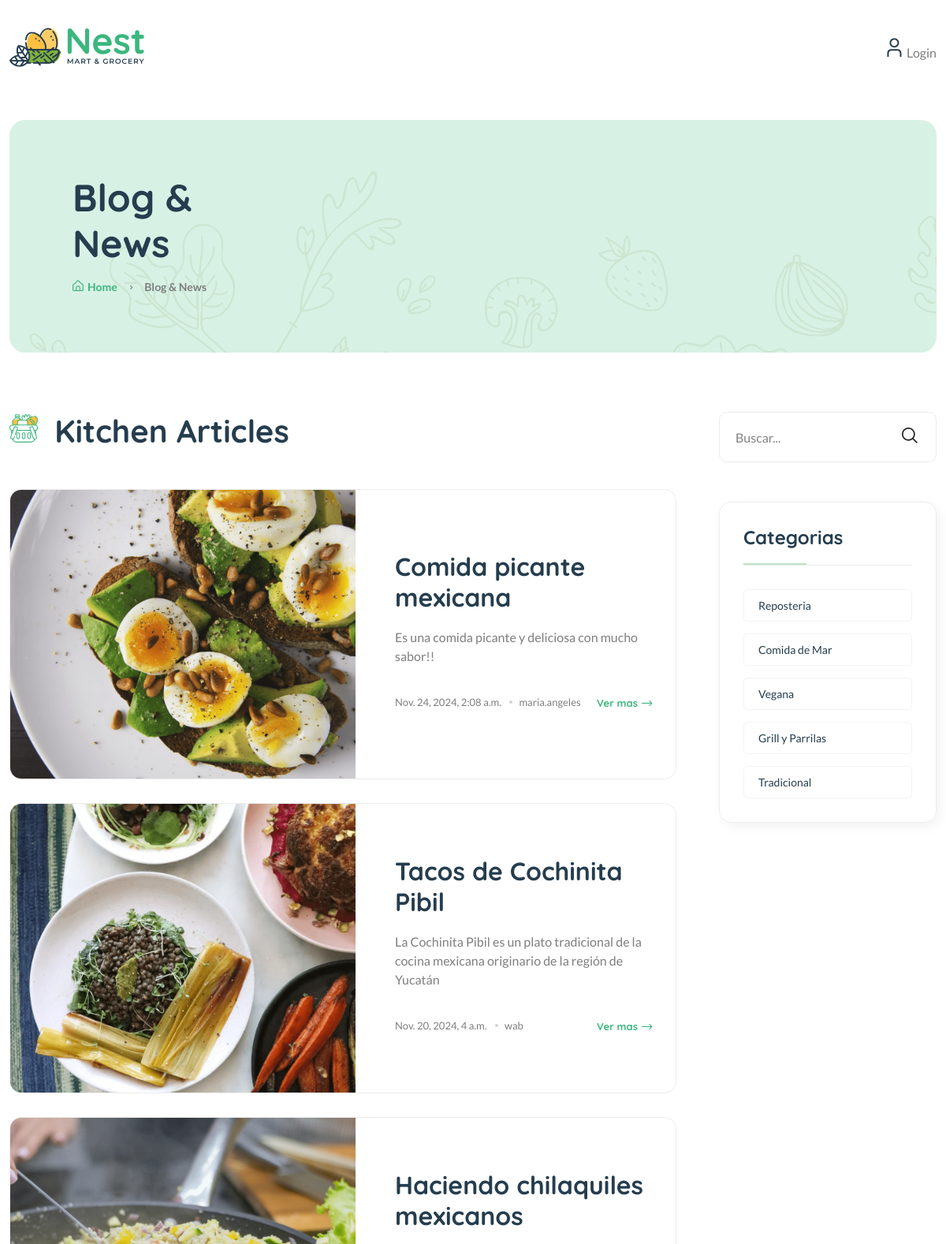
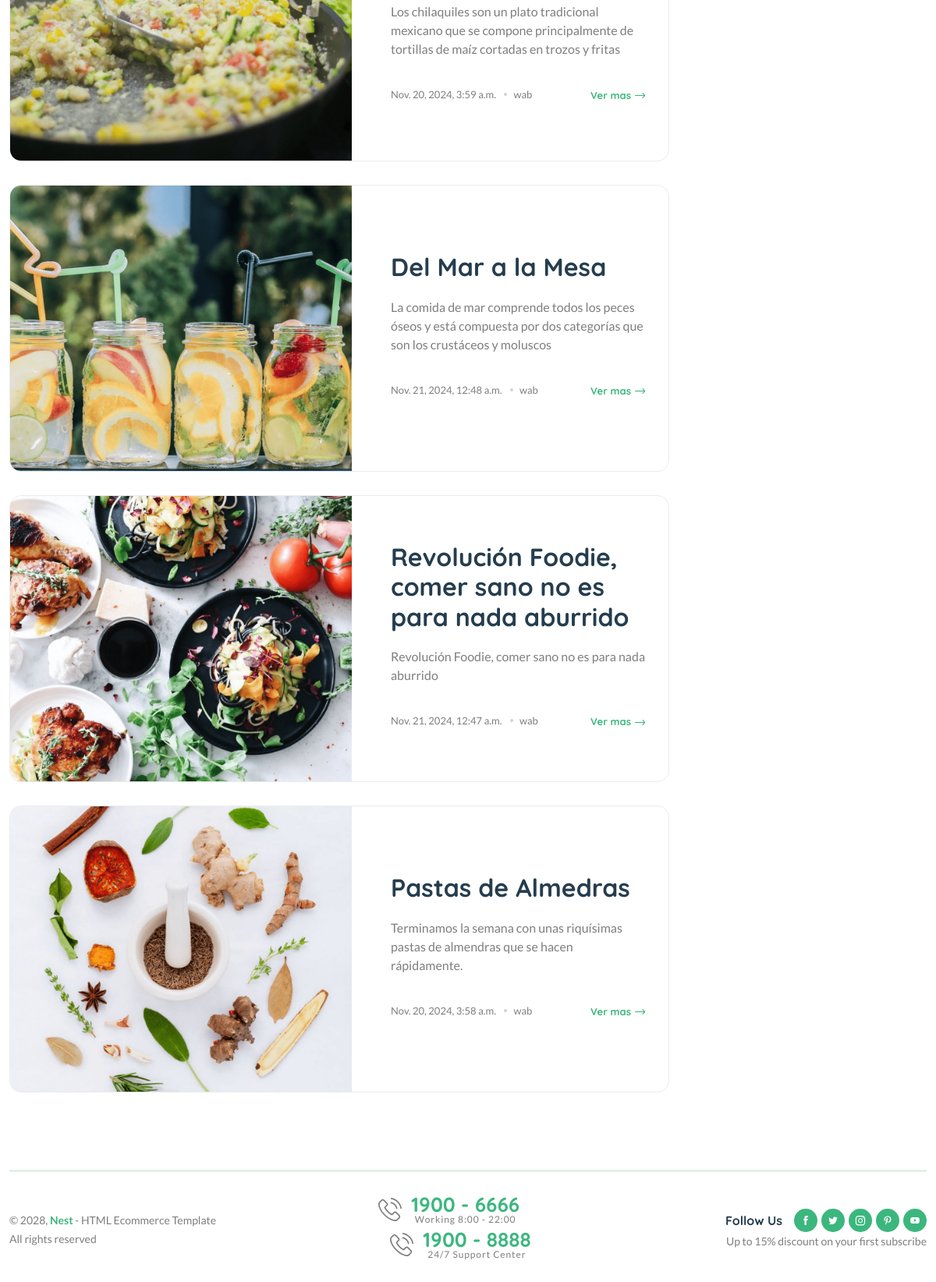
The page / on the database its author committed (2 pictures, top to bottom).
### blogs/models.py (models this page shows, shortened)
class Blog(models.Model):
    title = models.CharField(max_length=100)
    slug = models.SlugField(max_length=150, unique=True, blank=True)
    category = models.ForeignKey(Category, on_delete=models.CASCADE)
    author = models.ForeignKey(User, on_delete=models.CASCADE)
    featured_image = models.ImageField(upload_to='uploads/%Y/%m/%d')
    short_description = models.TextField(max_length=500)
    blog_body = models.TextField(max_length=2000)
    status = models.TextField(max_length=20, choices=STATUS_CHOICES, default="Draft")
    is_featured = models.BooleanField(default=False)
    created_at = models.DateTimeField(auto_now_add=True)
    updated_at = models.DateTimeField(auto_now=True)

class Category(models.Model):
    category_name = models.CharField(max_length=50,unique=True)
    created_at = models.DateTimeField(auto_now_add=True)
    updated_at = models.DateTimeField(auto_now=True)
    class Meta:
        verbose_name_plural = 'categories'

### blog_enterprise/views.py (the view)
# urls.py: 2. Add a URL to urlpatterns:  path('', views.home, name='home')
def home(request):
    posts = Blog.objects.filter(is_featured=True).order_by('-updated_at')
    context = {
        'featured_post': posts
    }
    return render(request, 'home.html', context)

### blogs/context_processors.py (called while the page is built)
def get_categories(reques):
    categories = Category.objects.all()
    return dict(categories=categories)

### templates/home.html (shortened to what this page needs)
{% extends 'base.html' %}
{% load static  %}
{% block content %}
    <main class="main">
        <div class="page-header mt-30 mb-75">
            <div class="container">
                <div class="archive-header">
                    <div class="row align-items-center">
                        <div class="col-xl-3">
                            <h1 class="mb-15">Blog & News</h1>
                            <div class="breadcrumb">
                                <a href="{% url 'home' %}" rel="nofollow"><i class="fi-rs-home mr-5"></i>Home</a>
                                <span></span> Blog & News
                            </div>
                        </div>
                    </div>
                </div>
            </div>
        </div>
        <div class="page-content mb-50">
            <div class="container">
                <div class="row">
                    <div class="col-lg-9">
                        <div class="shop-product-fillter mb-50 pr-30">
                            <div class="totall-product">
                                <h2>
                                    <img class="w-36px mr-10" src="{% static 'assets/imgs/theme/icons/category-1.svg' %}" alt="" />
                                    Kitchen Articles
                                </h2>
                            </div>
                        </div>
                        <div class="loop-grid loop-list pr-30 mb-50">
                            {% for post in featured_post %}
                            <article class="wow fadeIn animated hover-up mb-30 animated">
                                <div class="post-thumb" style="background-image: url({{ post.featured_image.url }})"></div>
                                <div class="entry-content-2 pl-50">
                                    <h3 class="post-title mb-20">
                                        <a href="{% url 'blogs' post.slug %}">{{ post.title}}</a>
                                    </h3>
                                    <p class="post-exerpt mb-40">{{ post.short_description }}</p>
                                    <div class="entry-meta meta-1 font-xs color-grey mt-10 pb-10">
                                        <div>
                                            <span class="post-on">{{ post.created_at}}</span>
                                            <span class="hit-count has-dot">{{ post.author }}</span>
                                        </div>
                                        <a href="{% url 'blogs' post.slug %}"
                                        class="text-brand font-heading font-weight-bold">
                                        Ver mas <i class="fi-rs-arrow-right"></i></a>
                                    </div>
                                </div>
                            </article>
                            {% endfor %}
                        </div>
                    </div>
                    <div class="col-lg-3 primary-sidebar sticky-sidebar">
                        <div class="widget-area">
                            {% include 'includes/blog_search.html' %}
                            {% include "includes/category_list.html" %}
                        </div>
                    </div>
                </div>
            </div>
        </div>
    </main>
{% endblock %}

### templates/base.html (shortened to what this page needs)
{% load static %}
<!DOCTYPE html>
<html class="no-js" lang="en">
<head>
    <link rel="stylesheet" href="{% static 'assets/css/main.css' %}" />
</head>
<body>
    <header class="header-area header-style-1 header-height-2">
        <div class="header-middle header-middle-ptb-1 d-none d-lg-block">
            <div class="container">
                <div class="header-wrap">
                    <div class="logo logo-width-1">
                        <a href="{% url 'home' %}"><img src="{% static 'assets/imgs/theme/logo.svg' %}" alt="logo" /></a>
                    </div>
                    <div class="header-right">
                        <div class="header-action-right">
                            <div class="header-action-2">
                                {% if not user.is_authenticated %}
                                <div class="header-action-icon-2">
                                    <a href="shop-compare.html">
                                        <img class="svgInject" alt="Nest" src="{% static 'assets/imgs/theme/icons/icon-user.svg' %} " />
                                    </a>
                                    <a href="{% url 'login' %}"><span class="lable ml-0">&nbsp;Login</span></a>
                                </div>
                                {% endif %}
                            </div>
                        </div>
                    </div>
                </div>
            </div>
        </div>
    </header>
{% block content %}
{% endblock %}
<footer class="main">
    <div class="container pb-30">
        <div class="row align-items-center">
            <div class="col-12 mb-30">
                <div class="footer-bottom"></div>
            </div>
            <div class="col-xl-4 col-lg-6 col-md-6">
                <p class="font-sm mb-0">&copy; 2028, <strong class="text-brand">Nest</strong> - HTML Ecommerce Template <br />All rights reserved</p>
            </div>
            <div class="col-xl-4 col-lg-6 text-center d-none d-xl-block">
                <div class="hotline d-lg-inline-flex mr-30">
                    <img src="{% static 'assets/imgs/theme/icons/phone-call.svg' %}" alt="hotline" />
                    <p>1900 - 6666<span>Working 8:00 - 22:00</span></p>
                </div>
                <div class="hotline d-lg-inline-flex">
                    <img src="{% static 'assets/imgs/theme/icons/phone-call.svg' %}" alt="hotline" />
                    <p>1900 - 8888<span>24/7 Support Center</span></p>
                </div>
            </div>
            <div class="col-xl-4 col-lg-6 col-md-6 text-end d-none d-md-block">
                <div class="mobile-social-icon">
                    <h6>Follow Us</h6>
                    <a href="#"><img src="{% static 'assets/imgs/theme/icons/icon-facebook-white.svg' %}" alt="" /></a>
                    <a href="#"><img src="{% static 'assets/imgs/theme/icons/icon-twitter-white.svg' %}" alt="" /></a>
                    <a href="#"><img src="{% static 'assets/imgs/theme/icons/icon-instagram-white.svg' %}" alt="" /></a>
                    <a href="#"><img src="{% static 'assets/imgs/theme/icons/icon-pinterest-white.svg' %}" alt="" /></a>
                    <a href="#"><img src="{% static 'assets/imgs/theme/icons/icon-youtube-white.svg' %}" alt="" /></a>
                </div>
                <p class="font-sm">Up to 15% discount on your first subscribe</p>
            </div>
        </div>
    </div>
</footer>
</body>
</html>

### templates/includes/blog_search.html
<div class="sidebar-widget-2 widget_search mb-50">
    <div class="search-form">
        <form action="{% url 'search' %}" method="GET">
            <input type="text" name = 'keyword' value = "{{ keyword }}" placeholder="Buscar..." />
            <button type="submit"><i class="fi-rs-search"></i></button>
        </form>
    </div>
</div>

### templates/includes/category_list.html
<div class="sidebar-widget widget-category-2 mb-50">
    <h5 class="section-title style-1 mb-30">Categorias</h5>
    <ul>
        {% for cat in categories  %}
        <li>
            <a href="{% url 'posts_by_category' cat.id %}"> {{ cat.category_name }}</a>
        </li>
        {% endfor %}
    </ul>
</div>

### rows shown on the page
Blog: featured_image (picture), title "Comida picante mexicana", short_description "Es una comida picante y deliciosa con mucho sabor!!", created_at "Nov. 24, 2024, 2:08 a.m.", author "maria.angeles"
Blog: featured_image (picture), title "Tacos de Cochinita Pibil", short_description "La Cochinita Pibil es un plato tradicional de la cocina mexicana originario de la región de Yucatán", created_at "Nov. 20, 2024, 4 a.m.", author "wab"
Blog: featured_image (picture), title "Haciendo chilaquiles mexicanos", short_description "Los chilaquiles son un plato tradicional mexicano que se compone principalmente de tortillas de maíz cortadas en trozos y fritas", created_at "Nov. 20, 2024, 3:59 a.m.", author "wab"
Blog: featured_image (picture), title "Del Mar a la Mesa", short_description "La comida de mar comprende todos los peces óseos y está compuesta por dos categorías que son los crustáceos y moluscos", created_at "Nov. 21, 2024, 12:48 a.m.", author "wab"
Blog: featured_image (picture), title "Revolución Foodie, comer sano no es para nada aburrido", short_description "Revolución Foodie, comer sano no es para nada aburrido", created_at "Nov. 21, 2024, 12:47 a.m.", author "wab"
Blog: featured_image (picture), title "Pastas de Almedras", short_description "Terminamos la semana con unas riquísimas pastas de almendras que se hacen rápidamente.", created_at "Nov. 20, 2024, 3:58 a.m.", author "wab"
Category: category_name "Reposteria"
Category: category_name "Comida de Mar"
Category: category_name "Vegana"
Category: category_name "Grill y Parrilas"
Category: category_name "Tradicional"
